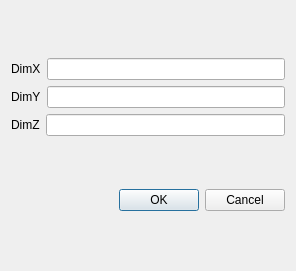
<?xml version="1.0" encoding="UTF-8"?>
<ui version="4.0">
 <class>Dialog</class>
 <widget class="QDialog" name="Dialog">
  <property name="geometry">
   <rect>
    <x>0</x>
    <y>0</y>
    <width>296</width>
    <height>271</height>
   </rect>
  </property>
  <property name="windowTitle">
   <string>Dialog</string>
  </property>
  <layout class="QVBoxLayout" name="verticalLayout_2">
   <item>
    <layout class="QVBoxLayout" name="verticalLayout">
     <item>
      <layout class="QHBoxLayout" name="horizontalLayout">
       <item>
        <widget class="QLabel" name="label">
         <property name="text">
          <string>DimX</string>
         </property>
        </widget>
       </item>
       <item>
        <widget class="QLineEdit" name="lineEditX"/>
       </item>
      </layout>
     </item>
     <item>
      <layout class="QHBoxLayout" name="horizontalLayout_2">
       <item>
        <widget class="QLabel" name="label_2">
         <property name="text">
          <string>DimY</string>
         </property>
        </widget>
       </item>
       <item>
        <widget class="QLineEdit" name="lineEditY"/>
       </item>
      </layout>
     </item>
     <item>
      <layout class="QHBoxLayout" name="horizontalLayout_3">
       <item>
        <widget class="QLabel" name="label_3">
         <property name="text">
          <string>DimZ</string>
         </property>
        </widget>
       </item>
       <item>
        <widget class="QLineEdit" name="lineEditZ"/>
       </item>
      </layout>
     </item>
    </layout>
   </item>
   <item>
    <widget class="QDialogButtonBox" name="buttonBox">
     <property name="orientation">
      <enum>Qt::Horizontal</enum>
     </property>
     <property name="standardButtons">
      <set>QDialogButtonBox::Cancel|QDialogButtonBox::Ok</set>
     </property>
    </widget>
   </item>
  </layout>
 </widget>
 <resources/>
 <connections>
  <connection>
   <sender>buttonBox</sender>
   <signal>accepted()</signal>
   <receiver>Dialog</receiver>
   <slot>accept()</slot>
   <hints>
    <hint type="sourcelabel">
     <x>248</x>
     <y>254</y>
    </hint>
    <hint type="destinationlabel">
     <x>157</x>
     <y>274</y>
    </hint>
   </hints>
  </connection>
  <connection>
   <sender>buttonBox</sender>
   <signal>rejected()</signal>
   <receiver>Dialog</receiver>
   <slot>reject()</slot>
   <hints>
    <hint type="sourcelabel">
     <x>316</x>
     <y>260</y>
    </hint>
    <hint type="destinationlabel">
     <x>286</x>
     <y>274</y>
    </hint>
   </hints>
  </connection>
 </connections>
</ui>
